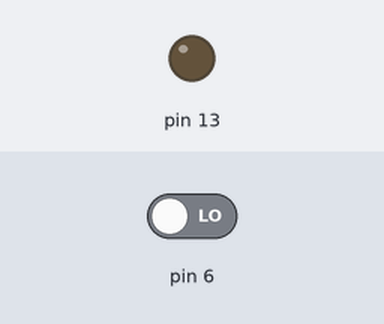
This sketch was run on a simulated Arduino Uno, built with avr-gcc and run on an emulated ATmega328P. Parts: output pins drawn as LEDs (lit = HIGH). The inputs (shaded band) are chosen by the test bench; at power-on: pin 6 LOW.

Above: at 1.2 s.
1.3 s: pin 6 driven HIGH
At 2.0 s:
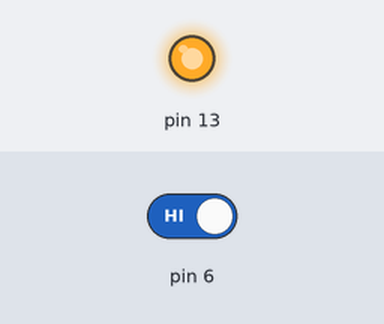
2.8 s: pin 6 driven LOW
At 3.2 s:
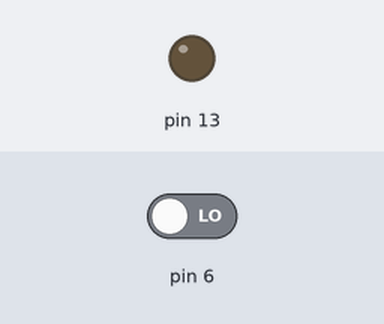
Timing chart, 0 to 5.8 s (numbered marks = the images above; inputs shaded):
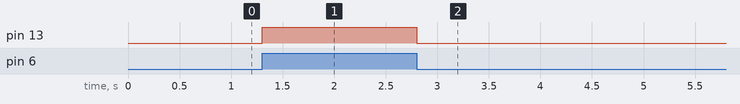

Measured:
- after the input at 1.3 s, pin 13: LOW → HIGH at once
- after the input at 2.8 s, pin 13: HIGH → LOW at once

The sketch:

If_else_pin6.ino
```cpp
void setup() {
  // put your setup code here, to run once:
 pinMode(6,INPUT);
 pinMode(13,OUTPUT);

}

void loop() {
  // put your main code here, to run repeatedly:
  if(digitalRead(6)==HIGH)
  {
    digitalWrite(13,HIGH);
  }
  else
  {
    digitalWrite(13,LOW);
  }
}
```
